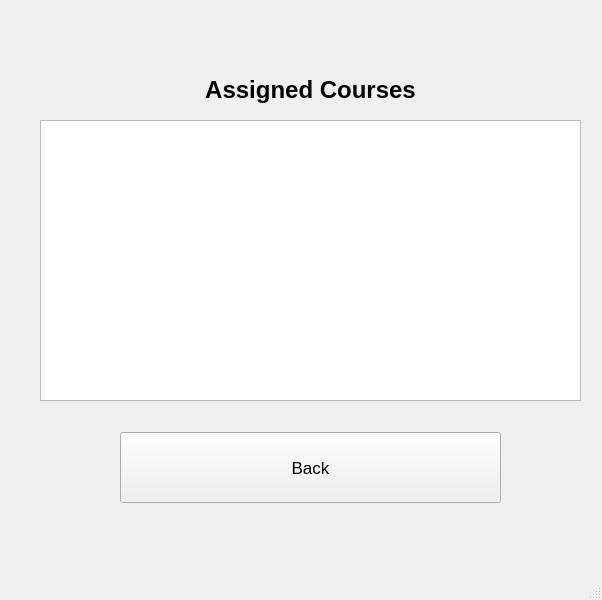
<?xml version="1.0" encoding="UTF-8"?>
<ui version="4.0">
 <class>MainWindow</class>
 <widget class="QMainWindow" name="MainWindow">
  <property name="geometry">
   <rect>
    <x>0</x>
    <y>0</y>
    <width>602</width>
    <height>600</height>
   </rect>
  </property>
  <property name="windowTitle">
   <string>MainWindow</string>
  </property>
  <widget class="QWidget" name="centralwidget">
   <widget class="QLabel" name="label">
    <property name="geometry">
     <rect>
      <x>130</x>
      <y>60</y>
      <width>361</width>
      <height>61</height>
     </rect>
    </property>
    <property name="text">
     <string>&lt;html&gt;&lt;head/&gt;&lt;body&gt;&lt;p&gt;&lt;span style=&quot; font-size:18pt; font-weight:600;&quot;&gt;Assigned Courses&lt;/span&gt;&lt;/p&gt;&lt;/body&gt;&lt;/html&gt;</string>
    </property>
    <property name="alignment">
     <set>Qt::AlignCenter</set>
    </property>
   </widget>
   <widget class="QPushButton" name="pushButton_Back">
    <property name="geometry">
     <rect>
      <x>120</x>
      <y>432</y>
      <width>381</width>
      <height>71</height>
     </rect>
    </property>
    <property name="font">
     <font>
      <pointsize>13</pointsize>
     </font>
    </property>
    <property name="text">
     <string>Back</string>
    </property>
   </widget>
   <widget class="QTableView" name="tableView_AssignedCourses">
    <property name="geometry">
     <rect>
      <x>40</x>
      <y>120</y>
      <width>541</width>
      <height>281</height>
     </rect>
    </property>
   </widget>
  </widget>
  <widget class="QMenuBar" name="menubar">
   <property name="geometry">
    <rect>
     <x>0</x>
     <y>0</y>
     <width>602</width>
     <height>26</height>
    </rect>
   </property>
  </widget>
  <widget class="QStatusBar" name="statusbar"/>
 </widget>
 <resources/>
 <connections/>
</ui>
